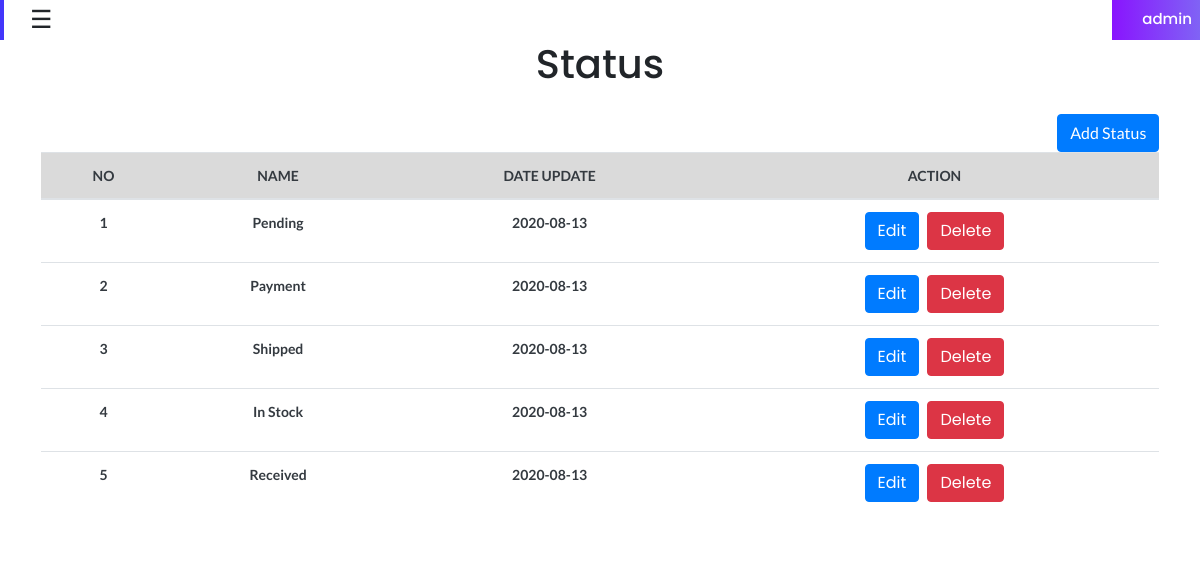
/admin/status.php (signed in), run on the app's committed database.
### tables this page shows
CREATE TABLE `status` (
  `stid` int(11) NOT NULL,
  `status_name` text NOT NULL,
  `date_create` date DEFAULT current_timestamp(),
  `date_update` date NOT NULL
);

### admin/status.php (the view, shortened to what this page needs)
<?php
include '../conn.php';
?>
<!doctype html>
<html lang="en">
<head>
    <link rel="stylesheet" href="../assets/css/sidebar.css">
    <link rel="stylesheet" href="../assets/css/bootstrap.css">
    <link rel="stylesheet" href="../assets/css/bootstrap.min.css">
    <link rel="stylesheet" href="../assets/css/font-awesome.min.css">
    <link rel="stylesheet" href="../assets/css/typography.css">
    <link rel="stylesheet" href="../assets/css/default-css.css">
    <link rel="stylesheet" href="../assets/css/styles.css">
    <link rel="stylesheet" href="../assets/css/responsive.css">
</head>
<body>
<div id="main" >
    <div class="main-content">
        <?php include '../header/page_title.php'?>
        <div>
            <h1 style="text-align:center">Status</h1>
            <div class="main-content-inner">
                <div class="row">
                    <div class="col-12">
                        <div class="card">
                            <div class="card-body">
                                <button type="button" class="btn btn-primary" data-toggle="modal" data-target="#exampleModal" style="float: right">
                                    Add Status
                                </button>
                                <div class="single-table">
                                    <div class="table-responsive">
                                        <table class="table text-dark text-center">
                                            <thead class="text-uppercase">
                                            <tr class="table-active">
                                                <th scope="col">No</th>
                                                <th scope="col">Name</th>
                                                <th scope="col">Date Update</th>
                                                <th scope="col">Action</th>
                                            </tr>
                                            </thead>
                                            <tbody>
                                            <?php
                                            $sql = "SELECT * FROM status";
                                            $result = $db->query($sql);
                                            $count=0;
                                            if ($result -> num_rows >  0) {
                                                while ($row = $result->fetch_assoc())
                                                {
                                                    $count=$count+1;
                                                    ?>
                                                    <tr>
                                                        <th><?php echo $count ?></th>
                                                        <th><?php echo $row["status_name"] ?></th>
                                                        <th><?php echo $row["date_update"] ?></th>
                                                        <th> <a href="up"Edit></a><a href="status_update/<?php echo $row["stid"] ?>" class="btn btn-primary">Edit</a>&nbsp;&nbsp;&nbsp;<a href="up"Edit></a><a href="status_delete/<?php echo $row["stid"] ?>" class="btn btn-danger">Delete</a></th>
                                                    </tr>
                                                    <?php
                                                }
                                            }
                                            ?>
                                            </tbody>
                                        </table>
                                    </div>
                                </div>
                            </div>
                        </div>
                    </div>
                </div>
            </div>
        </div>
    </div>
</div>
                <body>
                </body>
</body>
</html>

### assets/css/sidebar.css (style rules this page uses)
#main { transition: margin-left .5s; }

### assets/css/styles.css (style rules this page uses)
.card { border: none; border-radius: 4px; -webkit-transition: all 0.3s ease 0s; transition: all 0.3s ease 0s; }
.card-body { padding: 25.6px; padding: 1.6rem; }
.main-content { width: 100%; }
.main-content-inner { padding: 20px 30px ; }

### assets/css/responsive.css (style rules this page uses)
@media (min-width: 1200px) and (max-width: 1364px) { .main-content-inner { padding: 0 15px 50px; } }

### data on the page
status: status_name "Pending", date_update "2020-08-13"
status: status_name "Payment", date_update "2020-08-13"
status: status_name "Shipped", date_update "2020-08-13"
status: status_name "In Stock", date_update "2020-08-13"
status: status_name "Received", date_update "2020-08-13"

### other printed values
$_SESSION['username'] "admin"
